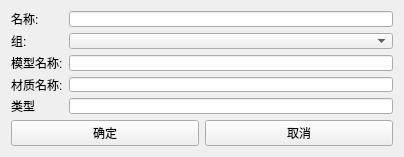
<?xml version="1.0" encoding="UTF-8"?>
<ui version="4.0">
 <class>Dialog</class>
 <widget class="QDialog" name="Dialog">
  <property name="geometry">
   <rect>
    <x>0</x>
    <y>0</y>
    <width>404</width>
    <height>157</height>
   </rect>
  </property>
  <property name="minimumSize">
   <size>
    <width>404</width>
    <height>157</height>
   </size>
  </property>
  <property name="windowTitle">
   <string>实体编辑</string>
  </property>
  <layout class="QVBoxLayout" name="verticalLayout">
   <item>
    <layout class="QFormLayout" name="formLayout_2">
     <item row="0" column="0">
      <widget class="QLabel" name="label">
       <property name="text">
        <string>名称:</string>
       </property>
      </widget>
     </item>
     <item row="0" column="1">
      <widget class="QLineEdit" name="lineEdit"/>
     </item>
     <item row="1" column="0">
      <widget class="QLabel" name="label_2">
       <property name="text">
        <string>组:</string>
       </property>
      </widget>
     </item>
     <item row="1" column="1">
      <widget class="QComboBox" name="comboBox"/>
     </item>
     <item row="2" column="0">
      <widget class="QLabel" name="label_3">
       <property name="text">
        <string>模型名称:</string>
       </property>
      </widget>
     </item>
     <item row="2" column="1">
      <widget class="QLineEdit" name="lineEdit_2"/>
     </item>
     <item row="3" column="0">
      <widget class="QLabel" name="label_4">
       <property name="text">
        <string>材质名称:</string>
       </property>
      </widget>
     </item>
     <item row="3" column="1">
      <widget class="QLineEdit" name="lineEdit_3"/>
     </item>
     <item row="4" column="0">
      <widget class="QLabel" name="label_5">
       <property name="text">
        <string>类型</string>
       </property>
      </widget>
     </item>
     <item row="4" column="1">
      <widget class="QLineEdit" name="lineEdit_4"/>
     </item>
    </layout>
   </item>
   <item>
    <layout class="QHBoxLayout" name="horizontalLayout">
     <item>
      <widget class="QPushButton" name="okButton">
       <property name="text">
        <string>确定</string>
       </property>
       <property name="autoDefault">
        <bool>false</bool>
       </property>
       <property name="default">
        <bool>false</bool>
       </property>
      </widget>
     </item>
     <item>
      <widget class="QPushButton" name="cancelButton">
       <property name="text">
        <string>取消</string>
       </property>
       <property name="autoDefault">
        <bool>false</bool>
       </property>
       <property name="default">
        <bool>false</bool>
       </property>
      </widget>
     </item>
    </layout>
   </item>
  </layout>
 </widget>
 <resources/>
 <connections/>
</ui>
